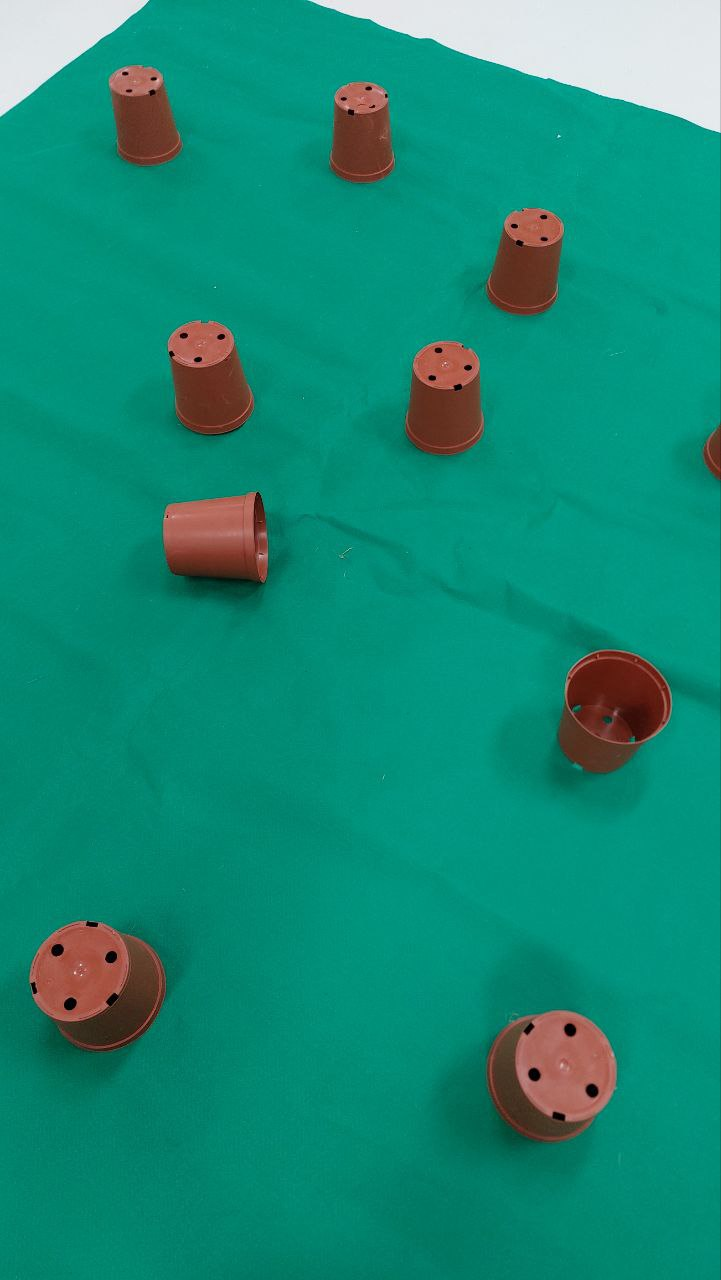
#> input picture Images/9 aug 2024/photo_5319002394492788159_y.jpg, 721 x 1280 px, found by its file name
$ python CV_App.py
#> lines starting #> are read from the running program, lines starting #| are printed output that depends on the picture; after the words box and inside, x2 and y2 are one past the last pixel; in counts of white or black regions, pixels touching at a corner belong together
import cv2
import numpy as np
import matplotlib.pyplot as plt

# Schritt 1: Bild einlesen
image = cv2.imread(r'S:\Studium\Master\SS24\06_SDU_Drones\Computer_Vision\CV\photo_5319002394492788159_y.jpg')
#> image is the input picture: shape (1280, 721, 3); mean B, G, R 117.6, 138.2, 20.5

# Schritt 2: Blur (Weichzeichnung)
blurred_image = cv2.GaussianBlur(image, (5, 5), 0)

# Schritt 3: Color Based Segmentation (Farbsegmentierung)
hsv_image = cv2.cvtColor(blurred_image, cv2.COLOR_BGR2HSV)
#> hsv_image: shape (1280, 721, 3); mean H, S, V 79.4, 233.1, 142.8
lower_brown = np.array([5, 10, 10]) #230, 189, 168
upper_brown = np.array([30, 255, 255]) #18, 188, 42
mask = cv2.inRange(hsv_image, lower_brown, upper_brown)
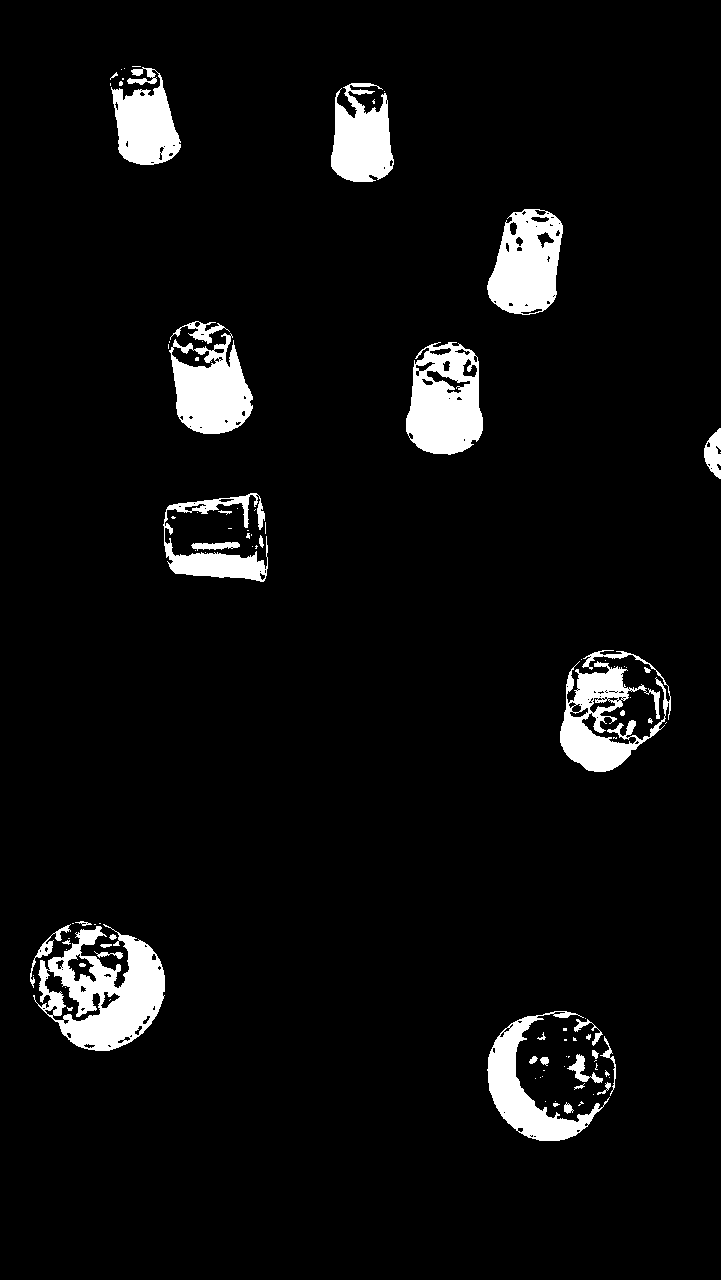
#> mask: shape (1280, 721); 5.6% white; 99 white regions (64 under 20 px)
color_segmented_image = cv2.bitwise_and(blurred_image, blurred_image, mask=mask)

# Schritt 4: Grayscale (Umwandlung in Graustufen)
gray_image = cv2.cvtColor(color_segmented_image, cv2.COLOR_BGR2GRAY)
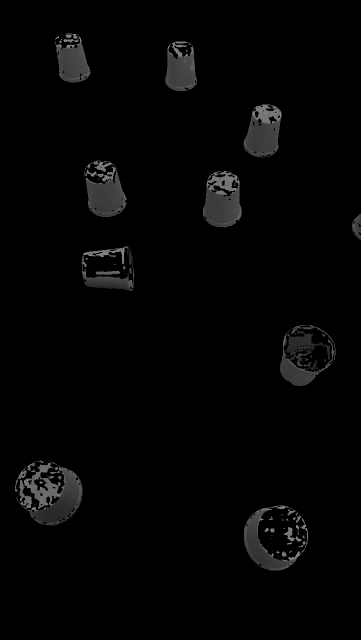
#> gray_image: shape (1280, 721) (shown at 1/2 size); min 0, max 159, mean 4.2

# Schritt 5: Morphological Filtering (Morphologische Filterung)
kernel = np.ones((5, 5), np.uint8)
morph_filtered_image = cv2.morphologyEx(gray_image, cv2.MORPH_OPEN, kernel)

# Schritt 6: Object Filtering (Kreis hinzufügen)
contours, _ = cv2.findContours(morph_filtered_image, cv2.RETR_EXTERNAL, cv2.CHAIN_APPROX_SIMPLE)
#> contours = 52 contours, 10 with area under 20; largest, box (x1, y1, x2, y2) and area: (48, 935, 165, 1051) 6531, (406, 346, 483, 454) 5536, (487, 209, 563, 314) 5430, (172, 350, 252, 434) 4598, (488, 1016, 592, 1141) 4123

# Liste zur Speicherung der Objektskoordinaten
object_coordinates = []

# Zeichnen der Konturen, Kreise und Kreuzes auf dem Originalbild
for i, contour in enumerate(contours):
    area = cv2.contourArea(contour)
    if area > 500:  # Größe der Kontur als Filterkriterium
        x, y, w, h = cv2.boundingRect(contour)
        cX = x + w // 2
        cY = y + h // 2
        radius = int(max(w, h) / 2)
        # Zeichne einen Kreis um das erkannte Objekt
        cv2.circle(image, (cX, cY), radius, (0, 255, 255), 2)  # Gelber Kreis
        # Zeichne ein Kreuz im Mittelpunkt des Kreises
        cv2.drawMarker(image, (cX, cY), (0, 0, 255), markerType=cv2.MARKER_CROSS, markerSize=10, thickness=2)
        # Füge die Position als Text hinzu, inkl. der Objektnummer
        font_scale = 1  # Schriftgröße experimentell angepasst
        font_thickness = 2
        text = f'{i+1}: ({cX}, {cY})'
        (text_width, text_height), _ = cv2.getTextSize(text, cv2.FONT_HERSHEY_SIMPLEX, font_scale, font_thickness)
        # Berechne die Position für den Text (unterhalb des Mittelpunkts)
        text_x = cX
        text_y = cY + radius + text_height + 10  # Unterhalb des Kreises
        cv2.putText(image, text, (text_x, text_y), cv2.FONT_HERSHEY_SIMPLEX, font_scale, (0, 255, 0), font_thickness)
        object_coordinates.append((cX, cY))
#> this loop made 52 passes
#> (area, x, y, w, h, cX, cY, radius) on passes 8, 13, 18, 25, 28, 38, 41, 46: (4123, 488, 1016, 104, 125, 540, 1078, 62), (6531, 48, 935, 117, 116, 106, 993, 58), (2327, 560, 710, 77, 62, 598, 741, 38), (1050, 574, 668, 49, 40, 598, 688, 24), (1920, 165, 544, 100, 37, 215, 562, 50), (4598, 172, 350, 80, 84, 212, 392, 42), (5536.5, 406, 346, 77, 108, 444, 400, 54), (5429.5, 487, 209, 76, 105, 525, 261, 52)
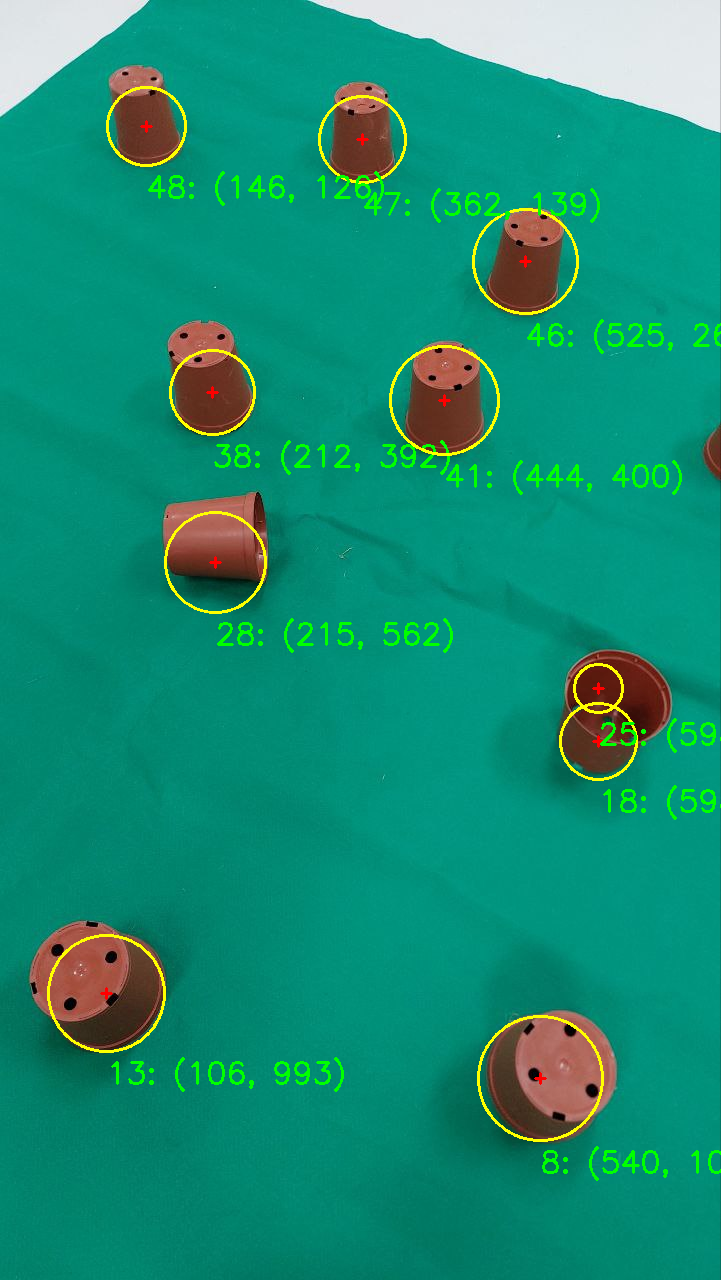
#> image: shape (1280, 721, 3); 2.42% of pixels changed, all inside (x1, y1, x2, y2) = (47, 86, 721, 1181)
#> after the loop, object_coordinates = [(540, 1078), (106, 993), (598, 741), (598, 688), (215, 562), (212, 392), (444, 400), (525, 261), (362, 139), (146, 126)]

# Anzahl der gefundenen Objekte
object_count = len(object_coordinates)
#> object_count = 10
print(f"Anzahl der gefundenen Objekte: {object_count}")
#| Anzahl der gefundenen Objekte: 10
print(f"Koordinaten der Objekte: {object_coordinates}")
#| Koordinaten der Objekte: [(540, 1078), (106, 993), (598, 741), (598, 688), (215, 562), (212, 392), (444, 400), (525, 261), (362, 139), (146, 126)]

# Erstelle eine Collage der Zwischenschritte mit matplotlib
step_images = [
    ('Original Image', image),
    ('Blurred Image', blurred_image),
    ('Color Segmentation', color_segmented_image),
    ('Grayscale Image', gray_image),
    ('Morphological Filtering', morph_filtered_image)
]

# Anzahl der Bilder
num_images = len(step_images)
#> num_images = 5

# Erstelle einen Plot mit einer Reihe von Subplots
fig, axes = plt.subplots(1, num_images, figsize=(20, 5))

for i, (label, img) in enumerate(step_images):
    # Falls das Bild ein Einzelkanal-Bild ist, in RGB umwandeln
    if len(img.shape) == 2:
        img = cv2.cvtColor(img, cv2.COLOR_GRAY2RGB)
    # Bild in den entsprechenden Subplot einfügen
    axes[i].imshow(cv2.cvtColor(img, cv2.COLOR_BGR2RGB))
    axes[i].set_title(label)
    axes[i].axis('off')  # Achsen ausblenden
#> this loop made 5 passes

# Zeige den Plot an
plt.show()
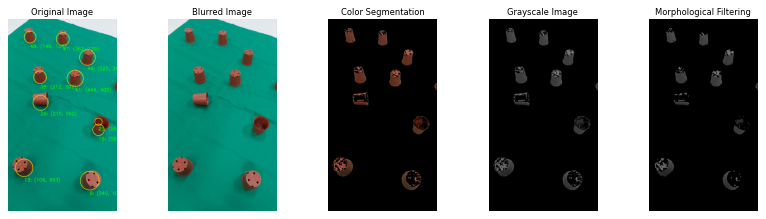
#> figure drawn by matplotlib, 5 panels

# Visualisiere die Objektskoordinaten in einem separaten Plot
if object_coordinates:
    data = np.array(object_coordinates)
#> data = [[540, 1078], [106, 993], [598, 741], [598, 688], [215, 562], [212, 392], [444, 400], [525, 261], [362, 139], [146, 126]]
    x, y = data.T
#> x = [540, 106, 598, 598, 215, 212, 444, 525, 362, 146]; y = [1078, 993, 741, 688, 562, 392, 400, 261, 139, 126]
    plt.scatter(x, y)
    plt.xlabel('X Coordinate')
    plt.ylabel('Y Coordinate')
    plt.title("Object Positions")
    plt.gca().invert_yaxis()  # Y-Achse invertieren, um Bildkoordinaten zu entsprechen
    plt.show()
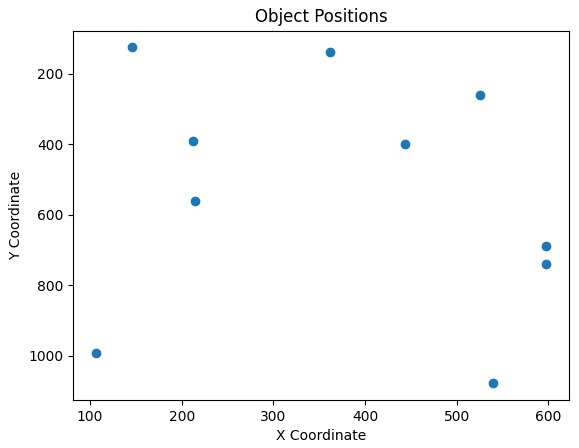
#> figure drawn by matplotlib, 1 panel

$ run again, with Images/9 aug 2024/photo_5309823306351894058_y.jpg copied over Images/9 aug 2024/photo_5319002394492788159_y.jpg
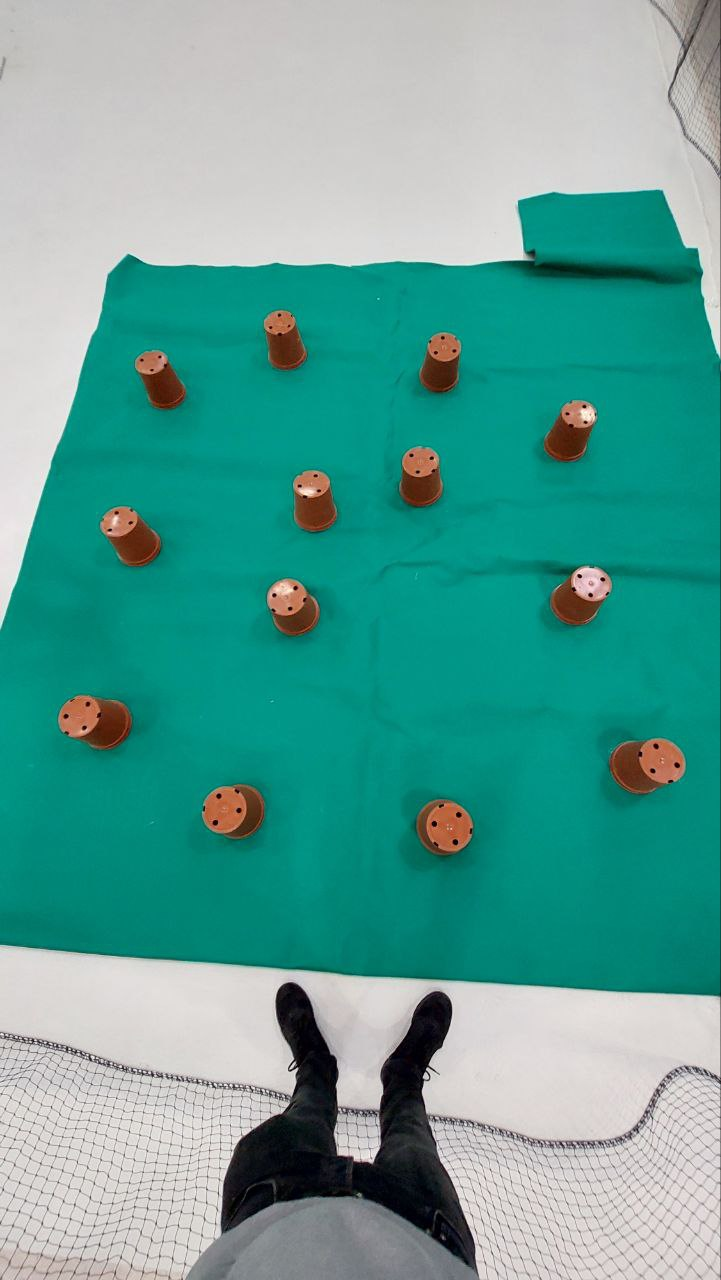
#> input picture Images/9 aug 2024/photo_5309823306351894058_y.jpg, 721 x 1280 px, found by its file name
#> image is the input picture: shape (1280, 721, 3); mean B, G, R 151.5, 160.5, 92.4
#> hsv_image: shape (1280, 721, 3); mean H, S, V 62.3, 139.4, 163.7
#> mask: shape (1280, 721); 8% white; 430 white regions (342 under 20 px)
#> contours = 96 contours, 18 with area under 20; largest, box (x1, y1, x2, y2) and area: (560, 1214, 721, 1280) 7068, (657, 0, 721, 168) 5249, (0, 1231, 185, 1280) 5236, (610, 740, 684, 793) 2908, (59, 696, 131, 749) 2706
#> the loop `for i, contour in enumerate(contours):` made 96 passes
#> (area, x, y, w, h, cX, cY, radius) on passes 16, 26, 43, 44, 48, 54, 62, 64: (5235.5, 0, 1231, 185, 49, 92, 1255, 92), (7068.5, 560, 1214, 161, 66, 640, 1247, 80), (1130, 617, 1185, 86, 24, 660, 1197, 43), (839, 525, 1181, 37, 51, 543, 1206, 25), (930.5, 463, 1168, 35, 64, 480, 1200, 32), (601.5, 192, 1136, 30, 48, 207, 1160, 24), (989, 511, 1103, 65, 18, 543, 1112, 32), (957, 591, 1087, 34, 51, 608, 1112, 25)
#> after the loop `for i, contour in enumerate(contours):`:
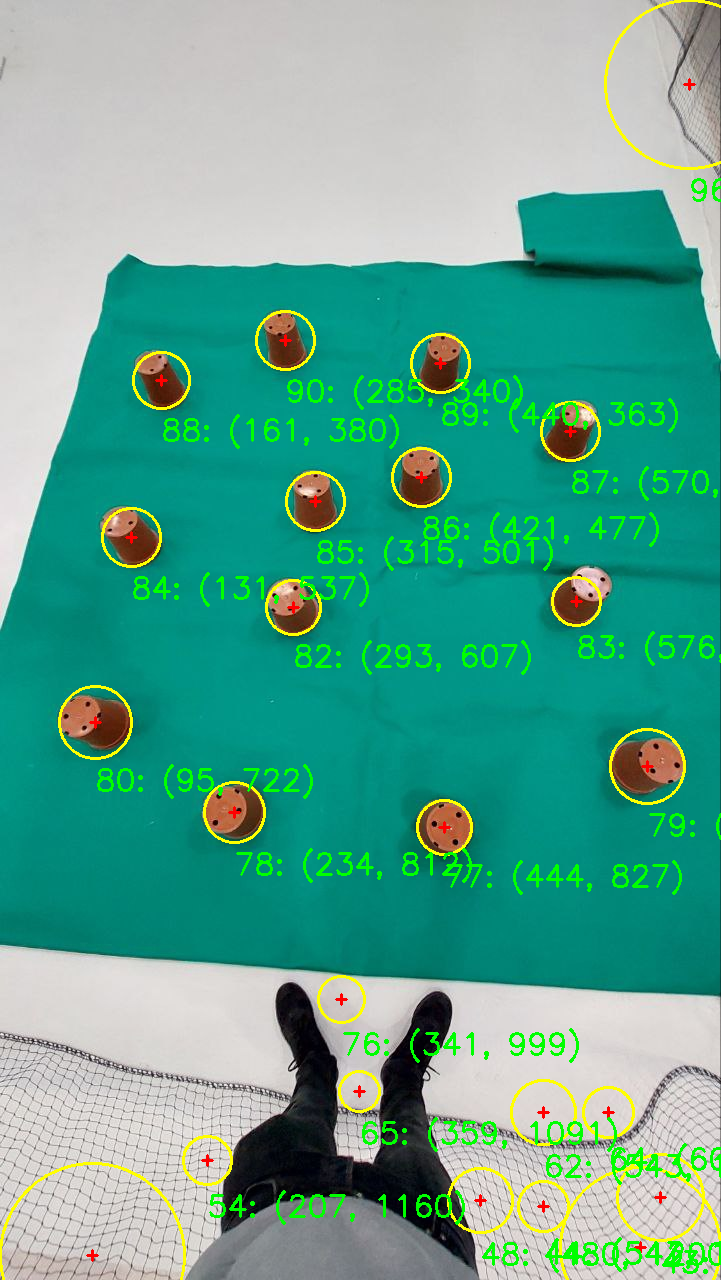
#> image: shape (1280, 721, 3); 4.59% of pixels changed, all inside (x1, y1, x2, y2) = (0, 0, 721, 1280)
#> after the loop `for i, contour in enumerate(contours):`: object_coordinates = 24 items, first 6: (92, 1255), (640, 1247), (660, 1197), (543, 1206), (480, 1200), (207, 1160)
#> object_count = 24
#| Anzahl der gefundenen Objekte: 24
#> (printed output is left out)
#> num_images = 5
#> the loop `for i, (label, img) in enumerate(step_images):` made 5 passes
#> data = 24 rows, first 8: [92, 1255], [640, 1247], [660, 1197], [543, 1206], [480, 1200], [207, 1160], [543, 1112], [608, 1112]
#> `x, y = data.T`: x = 24 values, max 689 at index 23, min 92 at index 0, mean 407.2; y = 24 values, max 1255 at index 0, min 84 at index 23, mean 792.8
#> `plt.show()`:
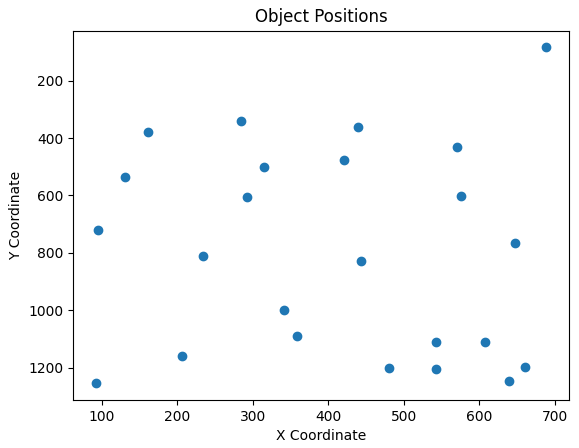
#> figure drawn by matplotlib, 1 panel
